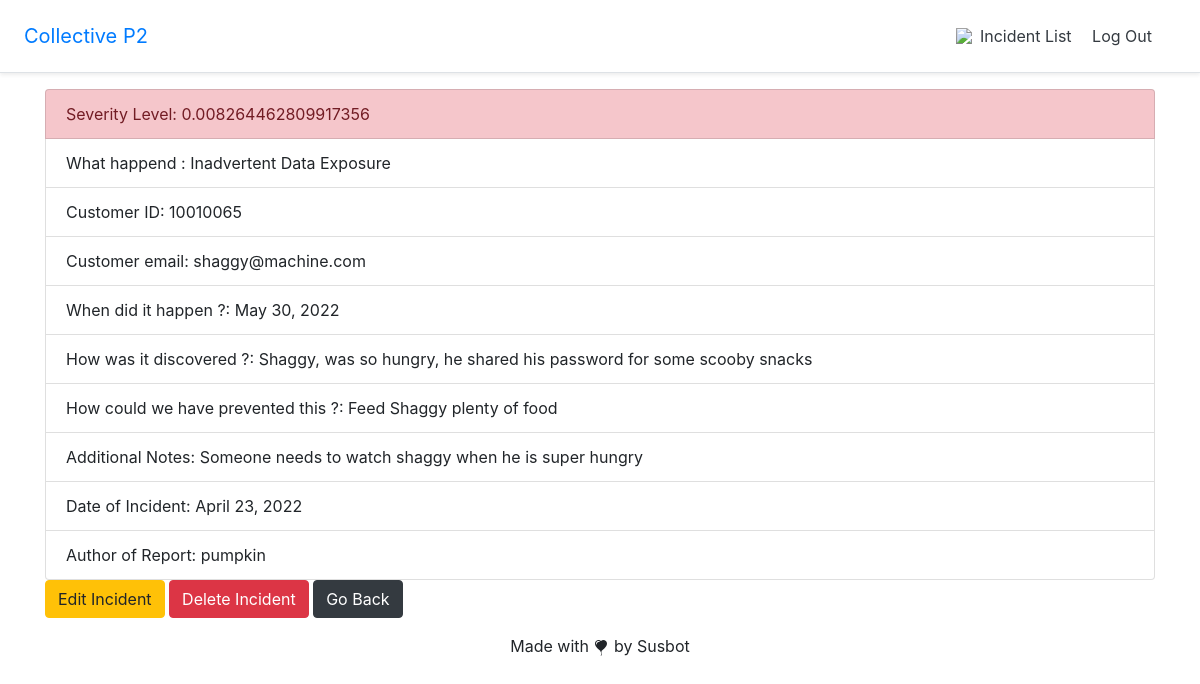
The app's page /incidents/7/ (signed in), older data.
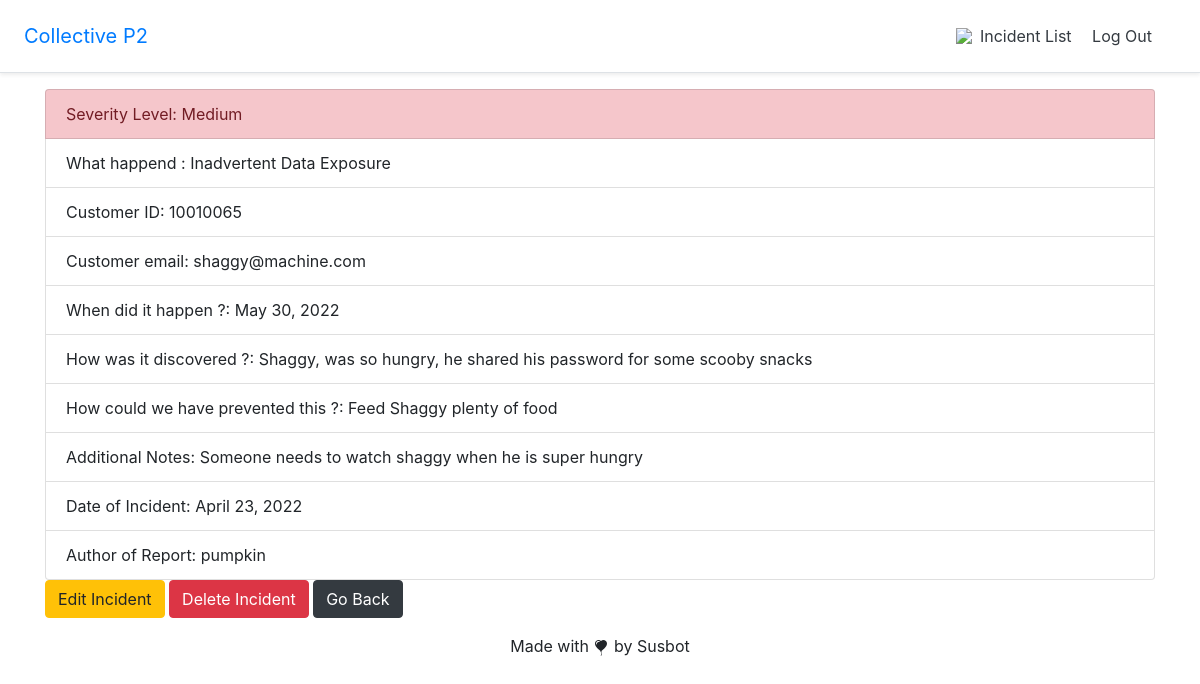
The same page, newer data.
### incidents/models.py (models this page shows, shortened)
class Incident(models.Model):
    what_happened = models.CharField(max_length=40, choices=incident_type)
    customer_id = models.CharField(max_length=15)
    customer_email = models.EmailField()
    when_did_it_happen = models.DateField(auto_now_add=True, editable=False)
    how_was_it_discovered = models.TextField()
    how_could_we_have_prevented_this = models.TextField()
    additional_notes = models.TextField()
    data_of_incident = models.DateField(auto_now=False)
    level = models.CharField(max_length=20, choices=severity)
    author = models.ForeignKey(
        get_user_model(),
        on_delete=models.CASCADE,
        editable=False
    )

### accounts/models.py (models this page shows)
class CustomUser(AbstractUser):
    age = models.PositiveIntegerField(null=True, blank=True)

### incidents/views.py (the view)
# urls.py: path('<int:pk>/', HomeDetailView.as_view(), name='incidents/incident_detail'),
class HomeDetailView(LoginRequiredMixin, DetailView):
    model = Incident
    template_name = 'incidents/incident_detail.html'

### templates/incidents/incident_detail.html
{% extends 'base.html' %}
{% block content %}
    <div class="post-entry">
        <ul class="list-group">
            <li class="list-group-item list-group-item-danger" aria-disabled="true">Severity Level: {{ incident.level }}</li>
            <li class="list-group-item">What happend : {{ incident.what_happened }}</li>
            <li class="list-group-item">Customer ID: {{ incident.customer_id }}</li>
            <li class="list-group-item">Customer email: {{ incident.customer_email }}</li>
            <li class="list-group-item">When did it happen ?: {{ incident.when_did_it_happen }}</li>
            <li class="list-group-item">How was it discovered ?: {{ incident.how_was_it_discovered }}</li>
            <li class="list-group-item">How could we have prevented this ?: {{ incident.how_could_we_have_prevented_this }}</li>
            <li class="list-group-item">Additional Notes: {{ incident.additional_notes }}</li>
            <li class="list-group-item">Date of Incident: {{ incident.data_of_incident }}</li>
            <li class="list-group-item">Author of Report: {{ incident.author }}</li>
        </ul>
    </div>
    <a class="btn btn-warning" href="{% url 'incidents/incident_edit' incident.pk %}">Edit Incident</a>
    <a class="btn btn-danger" href="{% url 'incidents/incident_delete' incident.pk %}">Delete Incident</a>
    <a class="btn btn-dark" href="{% url 'incidents/incident_list' %}">Go Back</a>
{% endblock content %}

Row changes from the older to the newer data that the page shows:
changed Incident "Inadvertent Data Exposure": level "0.008264462809917356" → "Medium"
